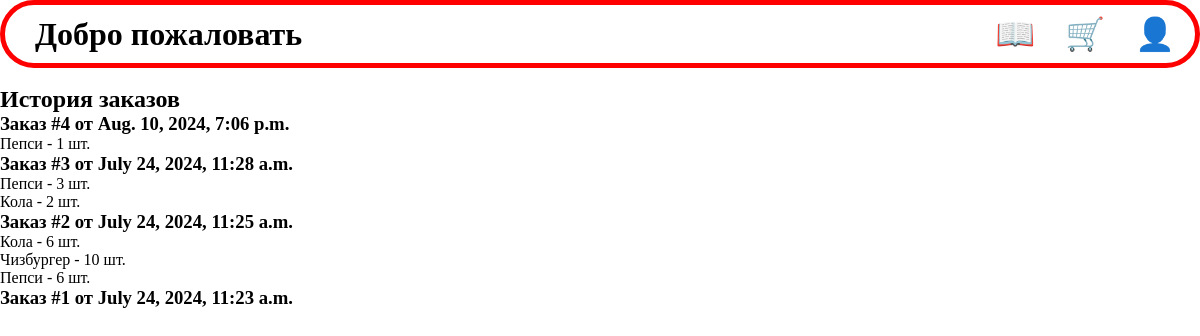
The app's page /kfc/main/order_history/ (signed in) with its own data.
### main/models.py (models this page shows, shortened)
class Order(mod.Model):
    users = mod.ForeignKey(User, on_delete=mod.CASCADE)
    created_at = mod.DateTimeField(auto_now_add=True, null=True)

class OrderElement(mod.Model):
    dishes = mod.ForeignKey(Dish, on_delete=mod.CASCADE)
    count = mod.IntegerField('Count')
    orders = mod.ForeignKey(Order, on_delete=mod.CASCADE, related_name='elements')

class Dish(mod.Model):
    name = mod.CharField(verbose_name="Name", max_length=70)
    slug = mod.CharField("Slug", max_length=90)
    description = mod.TextField("Description")
    price = mod.IntegerField('Price')
    category = mod.ForeignKey(Category, on_delete=mod.CASCADE)
    picture = mod.ImageField('Picture',
                             upload_to='items/',
                             default='items/images.jpg',
                             validators=[FileExtensionValidator(allowed_extensions=['png', 'jpg']), ],
                             )

### main/views.py (the view)
# urls.py: path('order_history/', OrderHistoryView.as_view(), name='order_history'),  # История заказов
class OrderHistoryView(ListView):
    model = Order
    template_name = 'main/order_history.html'
    context_object_name = 'orders'
    def get_queryset(self):
        return Order.objects.filter(users=self.request.user).order_by('-created_at')

### templates/main/order_history.html
{% extends 'base.html' %}
{% block content %}
<div class="order_history">
    <h2>История заказов</h2>
    <div class="orders">
        {% for order in orders %}
            <div class="order">
                <h3>Заказ #{{ order.id }} от {{ order.created_at }}</h3>
                <ul>
                    {% for element in order.elements.all %}
                        <li>{{ element.dishes.name }} - {{ element.count }} шт.</li>
                    {% endfor %}
                </ul>
            </div>
        {% endfor %}
    </div>
</div>
{% endblock content %}

### static/css/head.css (style rules this page uses)
* { margin: 0; padding: 0; box-sizing: border-box; }

### records on screen
Order: id "4", created_at "Aug. 10, 2024, 7:06 p.m."
OrderElement: dishes.name "Пепси", count "1"
Order: id "3", created_at "July 24, 2024, 11:28 a.m."
OrderElement: dishes.name "Пепси", count "3"
OrderElement: dishes.name "Кола", count "2"
Order: id "2", created_at "July 24, 2024, 11:25 a.m."
OrderElement: dishes.name "Кола", count "6"
OrderElement: dishes.name "Чизбургер", count "10"
OrderElement: dishes.name "Пепси", count "6"
Order: id "1", created_at "July 24, 2024, 11:23 a.m."
